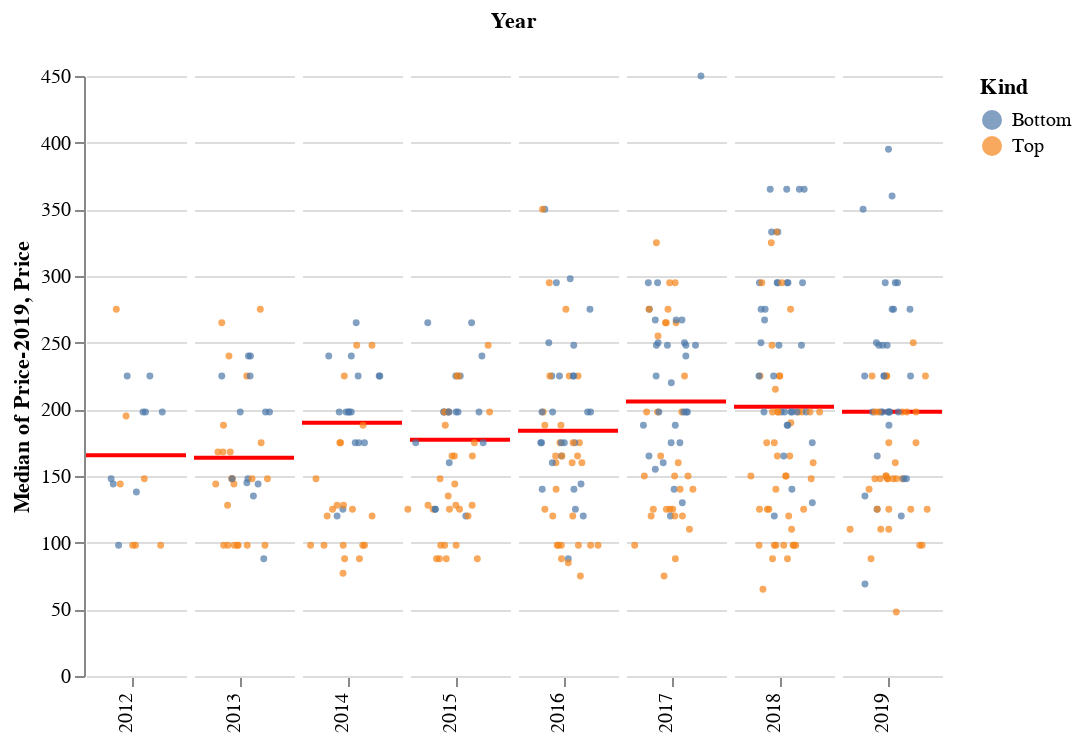

Notebook code for this chart:
### Markdown cell above
But if we take layers out of the equation and restrict our view to tops and bottoms, the impression changes a little. Median prices in this case have bounced around a bit more. The current median is a little less than in 2017 but up on an inflation-adjusted basis compared to 2012.

### Code cell
# Same excluding layers
plots.price_plot(clothes_products_df[clothes_products_df['Kind'] != 'Layer'], 'Kind', kind_sort_order)

### Figure 1 — Vega-Lite specification as saved in the notebook (floating-point values rounded to 4 significant figures; data arrays with more than 128 entries replaced by an {"elided": "..."} marker saying what was removed)
{"$schema": "https://vega.github.io/schema/vega-lite/v3.4.0.json", "config": {"facet": {"spacing": 0}, "mark": {"tooltip": null}, "view": {"height": 300, "stroke": null, "width": 400}}, "data": {"name": "data-69dc6b4e984a97b11935639fecc595a6"}, "datasets": {"data-69dc6b4e984a97b11935639fecc595a6": {"elided": "399 records"}}, "facet": {"column": {"field": "Year", "header": {"labelAlign": "right", "labelAngle": -90, "labelOrient": "bottom", "labelPadding": 3, "titleOrient": "top"}, "type": "ordinal"}}, "spec": {"layer": [{"encoding": {"y": {"aggregate": "median", "field": "Price-2019", "type": "quantitative"}}, "mark": {"color": "red", "size": 2, "type": "rule"}, "width": 50}, {"encoding": {"color": {"field": "Kind", "scale": {"scheme": "tableau10"}, "sort": ["Bottom", "Top", "Layer"], "type": "nominal"}, "tooltip": [{"field": "Product", "type": "nominal"}, {"field": "Price", "type": "quantitative"}, {"field": "Price-2019", "type": "quantitative"}], "x": {"axis": {"grid": false, "labels": false, "ticks": true, "values": [0]}, "field": "jitter", "scale": {}, "title": null, "type": "quantitative"}, "y": {"axis": {}, "field": "Price", "scale": {}, "type": "quantitative"}}, "mark": {"opacity": 0.7, "size": 12, "type": "circle"}, "transform": [{"as": "jitter", "calculate": "sqrt(-2*log(random()))*cos(2*PI*random())"}], "width": 50}]}}
